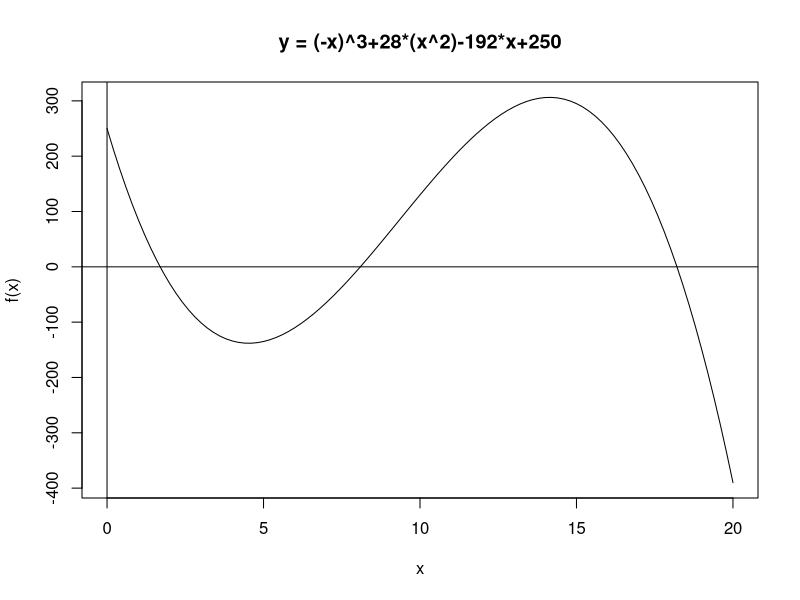
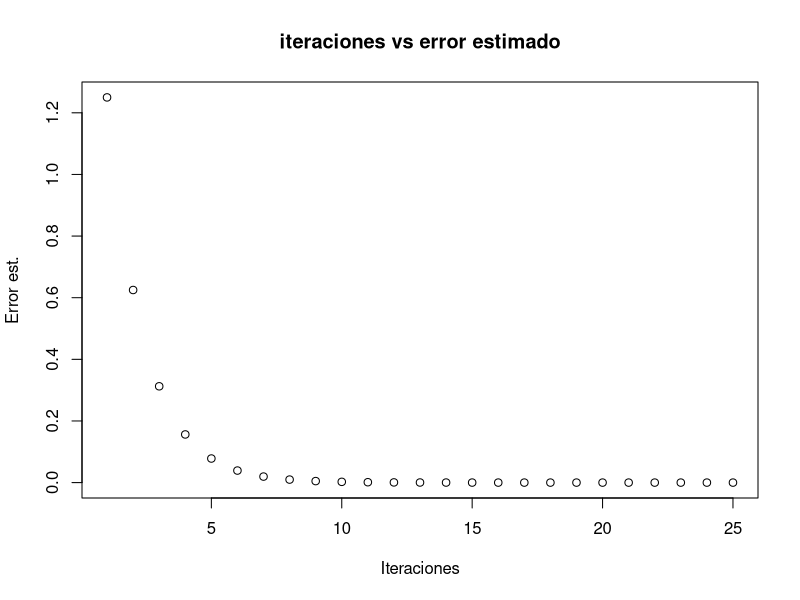
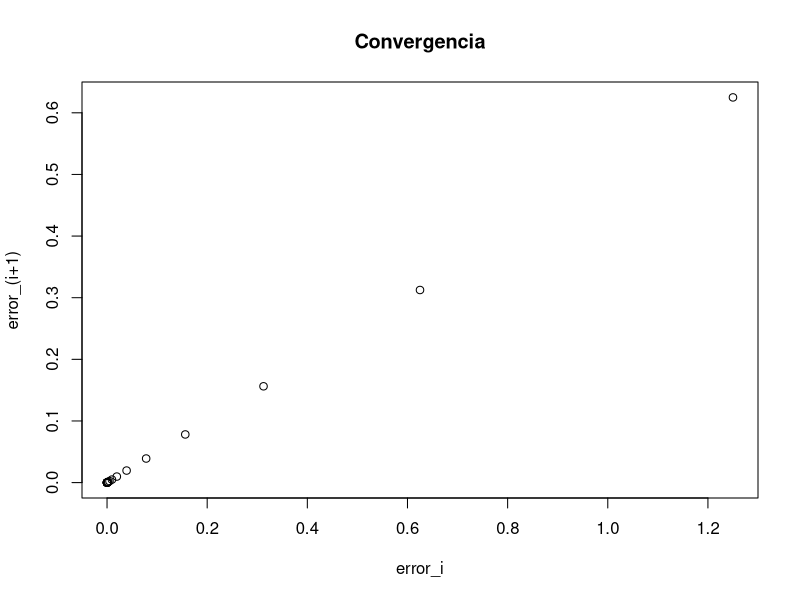
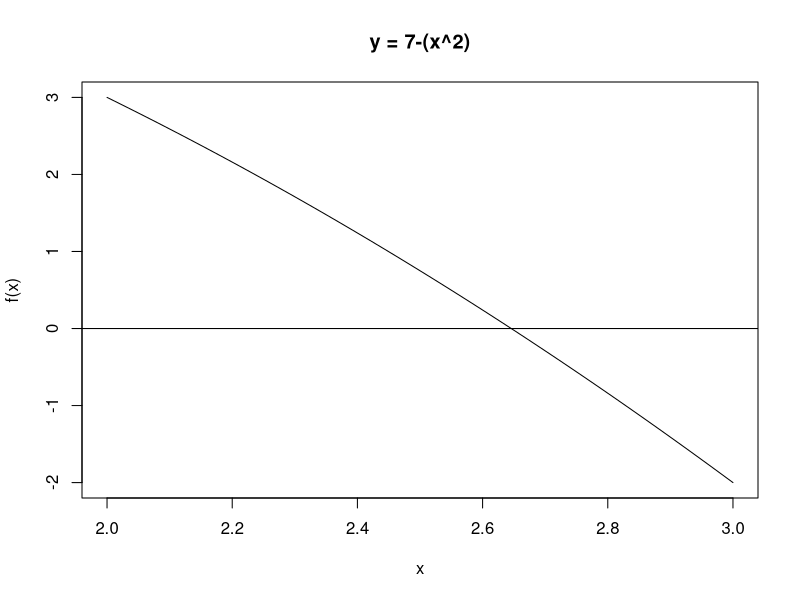

Reproduce these figures in R, in order.
## ---- chunk 1
biseccion = function(f, xa, xb, tol){
  if( sign(f(xa)) == sign(f(xb)) ){ stop("f(xa) y f(xb) tienen el mismo signo") }
  a = min(xa,xb)
  b = max(xa,xb)
  k = 0
  
  #k es el numero de iteraciones
  a_c <- c()
  b_c <- c()
  m_c <- c()
  dx <- c()
  errorRelativo = c()
  repeat{
    m = a + 0.5*(b-a)
    m_c = c(m_c, m)
    
    if( f(m)==0 ){ 
      lista = list("a_c" = a_c, "b_c" = b_c, "m_c" = m_c, "i" = k, "resultado" = m,
                   "dx" = dx)
      return(lista)  
    }
    
    if( sign(f(a)) != sign(f(m)) ){
      b = m
    } else { a = m }
    
    a_c = c(a_c,a)
    b_c = c(b_c,b)
    
    dx = c(dx,(b-a)/2) #error estimado
    k = k+1
    
    #until
    if( dx[k] < tol ){
      lista = list("a_c" = a_c, "b_c" = b_c, "m_c" = m_c, "i" = k, "resultado" = m,
                   "dx" = dx)
      return(lista)
      break;
    }
  } #repeat
}
## ---- chunk 2
f = function(x) (-x)^3+28*x^2-192*x+250
curve(f, 0,20); abline(h=0, v=0) #gráfico para decidir un intervalo
title(main="y = (-x)^3+28*(x^2)-192*x+250")

## ---- chunk 3
resultados <- biseccion(f, 0, 5, 1e-7)

cat("Cero de f en [0,5] es approx: ",resultados$resultado, "con error <=", 
    resultados$dx[resultados$i],"\n")

resultados <- biseccion(f, 5, 10, 1e-7)

cat("Cero de f en [5,10] es approx: ",resultados$resultado, "con error <=", 
    resultados$dx[resultados$i],"\n")

resultados <- biseccion(f, 15, 20, 1e-7)

cat("Cero de f en [15,20] es approx: ",resultados$resultado, "con error <=", 
    resultados$dx[resultados$i],"\n")
## ---- chunk 4
tabla <- data.frame(
  "iteraciones" = 1:resultados$i,
  "a" = resultados$a_c,
  "b" = resultados$b_c,
  "m" = resultados$m_c,
  "Error est." = resultados$dx
)

print(tabla)
## ---- chunk 5
plot(x = 1:length(resultados$a_c), y = resultados$dx,
     xlab = "Iteraciones", ylab = "Error est.", 
     main = "iteraciones vs error estimado")

## ---- chunk 6

m_i =  resultados$dx[-length(resultados$m_c)]
m_i2 = resultados$dx
m_i2 = m_i2[-1]

plot(x =m_i, y = m_i2, xlab = "error_i", ylab = "error_(i+1)",
     main = "Convergencia")
## ---- chunk 7
resultados <- biseccion(f, 1, 20, 1e-7)

cat("Cero de f en [0,20] es approx: ",resultados$resultado, "con error <=",
    resultados$dx[resultados$i],"\n")
## ---- chunk 8
f = function(x) 7-x^2
curve(f, 2,3); abline(h=0, v=0) #gráfico para decidir un intervalo
title(main="y = 7-(x^2)")
## ---- chunk 9
resultados <- biseccion(f, 2, 3, 1e-7)
cat("Cero de f en [2,3] es approx: ",resultados$resultado, "con error <=",
    resultados$dx[resultados$i],"\n")

## ---- chunk 10
a = c(2:0)
b = c(3:5)
iter = c()
error =c()
n = 1

for(num in b){
  iter = c(iter,biseccion(f, a[n], b[n], 1e-7)$i)
  error = c(error,biseccion(f, a[n], b[n], 1e-7)$dx[iter[n]])
  n = n+1
}

tabla <- data.frame(
  "a" = a,
  "b"= b,
  "b-a"= b-a,
  "iteraciones" = iter,
  "Error est." = error
)

print(tabla)
## ---- chunk 11
cat("Numero minimo de estimaciones esperada para sacar la raiz de el interavalo [2,3]:"
    , log((3-2)/1e-7)/log(2))
